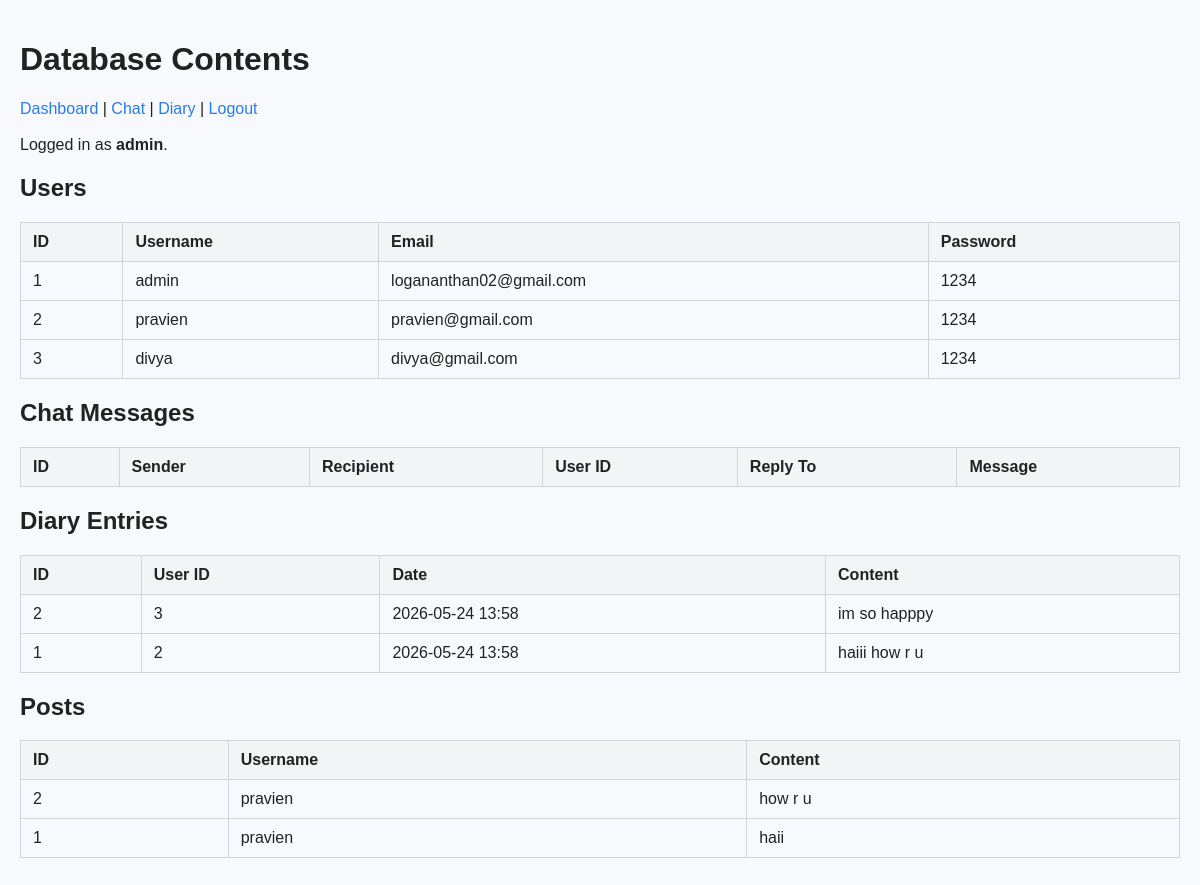
Page /database (signed in) on the committed database.
### app.py (models this page shows)
class User(UserMixin, db.Model):
    id = db.Column(
        db.Integer,
        primary_key=True
    )
    username = db.Column(
        db.String(100),
        nullable=False
    )
    email = db.Column(
        db.String(150),
        unique=True,
        nullable=False
    )
    password = db.Column(
        db.String(100),
        nullable=False
    )

class Diary(db.Model):
    id = db.Column(
        db.Integer,
        primary_key=True
    )
    content = db.Column(
        db.Text,
        nullable=False
    )
    date = db.Column(
        db.DateTime,
        default=datetime.utcnow
    )
    user_id = db.Column(
        db.Integer,
        db.ForeignKey('user.id')
    )

class Post(db.Model):
    id = db.Column(
        db.Integer,
        primary_key=True
    )
    content = db.Column(
        db.Text,
        nullable=False
    )
    user_id = db.Column(
        db.Integer,
        db.ForeignKey('user.id')
    )
    user = db.relationship(
        'User',
        backref='posts'
    )
    votes = db.relationship(
        'PostVote',
        backref='post',
        cascade='all, delete-orphan'
    )

### app.py (the view)
@app.route('/database')
@login_required
def database_view():
    if current_user.username.lower() != 'admin':
        flash('Database view is admin only.')
        return redirect(url_for('dashboard'))
    users = User.query.all()
    posts = Post.query.order_by(Post.id.desc()).all()
    diary_entries = Diary.query.order_by(Diary.date.desc()).all()
    chats = Chat.query.order_by(Chat.id.desc()).all()
    return render_template(
        'database.html',
        users=users,
        posts=posts,
        diary_entries=diary_entries,
        chats=chats,
        user=current_user.username
    )

### app.py (called while the page is built)
@login_manager.user_loader
def load_user(user_id):
    return User.query.get(int(user_id))

### templates/database.html (shortened to what this page needs)
{% extends "base.html" %}
{% block content %}
    <h1>Database Contents</h1>
    <nav>
        <a href="{{ url_for('dashboard') }}">Dashboard</a> |
        <a href="{{ url_for('chat') }}">Chat</a> |
        <a href="{{ url_for('diary') }}">Diary</a> |
        <a href="{{ url_for('logout') }}">Logout</a>
    </nav>
    <p>Logged in as <strong>{{ user }}</strong>.</p>
    <h2>Users</h2>
    <table>
        <thead>
            <tr><th>ID</th><th>Username</th><th>Email</th><th>Password</th></tr>
        </thead>
        <tbody>
            {% for u in users %}
                <tr>
                    <td>{{ u.id }}</td>
                    <td>{{ u.username }}</td>
                    <td>{{ u.email }}</td>
                    <td>{{ u.password }}</td>
                </tr>
            {% endfor %}
        </tbody>
    </table>
    <h2>Chat Messages</h2>
    <table>
        <thead>
            <tr><th>ID</th><th>Sender</th><th>Recipient</th><th>User ID</th><th>Reply To</th><th>Message</th></tr>
        </thead>
    </table>
    <h2>Diary Entries</h2>
    <table>
        <thead>
            <tr><th>ID</th><th>User ID</th><th>Date</th><th>Content</th></tr>
        </thead>
        <tbody>
            {% for entry in diary_entries %}
                <tr>
                    <td>{{ entry.id }}</td>
                    <td>{{ entry.user_id }}</td>
                    <td>{{ entry.date.strftime('%Y-%m-%d %H:%M') if entry.date else 'Unknown' }}</td>
                    <td>{{ entry.content }}</td>
                </tr>
            {% endfor %}
        </tbody>
    </table>
    <h2>Posts</h2>
    <table>
        <thead>
            <tr><th>ID</th><th>Username</th><th>Content</th></tr>
        </thead>
        <tbody>
            {% for post in posts %}
                <tr>
                    <td>{{ post.id }}</td>
                    <td>{{ post.user.username if post.user else 'Unknown' }}</td>
                    <td>{{ post.content }}</td>
                </tr>
            {% endfor %}
        </tbody>
    </table>
{% endblock %}

### templates/base.html (shortened to what this page needs)
<!DOCTYPE html>
<html lang="en">
<head>
</head>
<body>
    {% block content %}{% endblock %}
</body>
</html>

### templates/base.html (style rules this page uses)
body { font-family: Arial, Helvetica, sans-serif; background: #f7f9fc; color: #222; margin: 0; padding: 20px; }
a { color: #2c7be5; text-decoration: none; }
nav { margin-bottom: 18px; }
table { width: 100%; border-collapse: collapse; margin-bottom: 20px; }
th, td { padding: 10px 12px; border: 1px solid #d1d5db; text-align: left; }
th { background: #f3f4f6; }

### rows in the picture
User: username "admin", id "1", email "logananthan02@gmail.com", password "1234"
User: id "2", username "pravien", email "pravien@gmail.com", password "1234"
User: id "3", username "divya", email "divya@gmail.com", password "1234"
Diary: id "2", user_id "3", date "2026-05-24 13:58", content "im so happpy"
Diary: id "1", user_id "2", date "2026-05-24 13:58", content "haiii how r u"
Post: id "2", user "pravien", content "how r u"
Post: id "1", user "pravien", content "haii"
